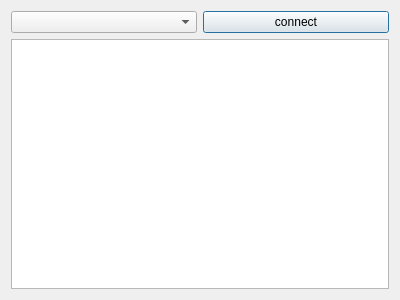
<?xml version="1.0" encoding="UTF-8"?>
<ui version="4.0">
 <class>LoggerDialog</class>
 <widget class="QDialog" name="LoggerDialog">
  <property name="geometry">
   <rect>
    <x>0</x>
    <y>0</y>
    <width>400</width>
    <height>300</height>
   </rect>
  </property>
  <property name="windowTitle">
   <string>LoggerDialog</string>
  </property>
  <layout class="QVBoxLayout" name="verticalLayout">
   <item>
    <layout class="QHBoxLayout" name="horizontalLayout">
     <item>
      <widget class="QComboBox" name="serialPortComboBox"/>
     </item>
     <item>
      <widget class="QPushButton" name="connectButton">
       <property name="text">
        <string>connect</string>
       </property>
       <property name="checkable">
        <bool>true</bool>
       </property>
      </widget>
     </item>
    </layout>
   </item>
   <item>
    <widget class="QPlainTextEdit" name="parsedOutputPlainTextEdit"/>
   </item>
  </layout>
 </widget>
 <layoutdefault spacing="6" margin="11"/>
 <resources/>
 <connections/>
</ui>
